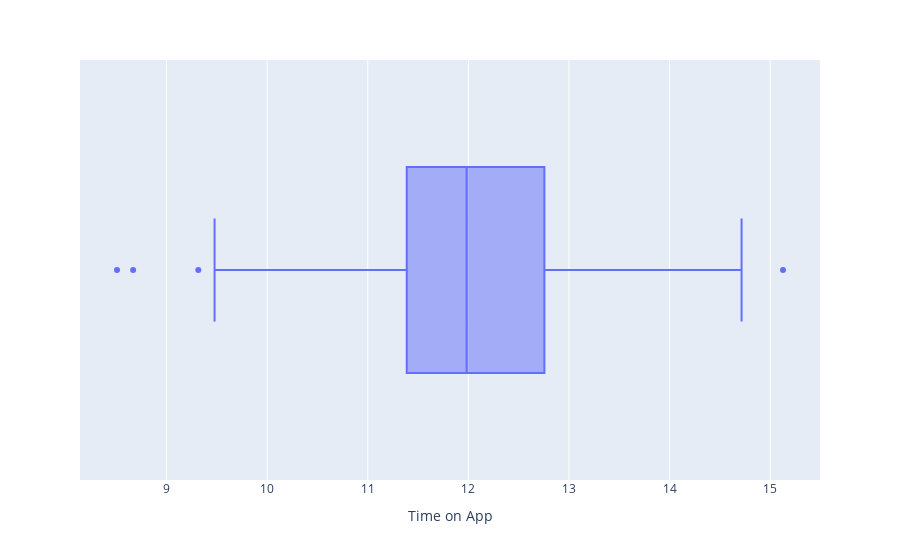

This figure's notebook cell:
### Code cell
px.box(df, x="Time on App")

### Figure 1 — Plotly figure (JSON) as saved in the notebook; plotly's stock layout.template omitted (floating-point values rounded to 4 significant figures; data arrays with more than 128 entries replaced by an {"elided": "..."} marker saying what was removed)
{"data": [{"alignmentgroup": "True", "hovertemplate": "Time on App=%{x}<extra></extra>", "legendgroup": "", "marker": {"color": "#636efa"}, "name": "", "notched": false, "offsetgroup": "", "orientation": "h", "showlegend": false, "type": "box", "x": {"elided": "500 float values"}, "x0": " ", "xaxis": "x", "y0": " ", "yaxis": "y"}], "layout": {"boxmode": "group", "legend": {"tracegroupgap": 0}, "margin": {"t": 60}, "xaxis": {"anchor": "y", "domain": [0, 1], "title": {"text": "Time on App"}}, "yaxis": {"anchor": "x", "domain": [0, 1]}}}
